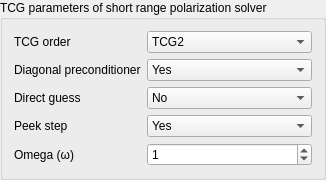
           <widget class="CollapsingGroupboxWidget" name="groupBoxTcgShortParameters">
            <property name="title">
             <string>TCG parameters of short range polarization solver</string>
            </property>
            <layout class="QVBoxLayout" name="verticalLayout_5">
             <item>
              <widget class="QWidget" name="widgetTcgParametersShort" native="true">
               <layout class="QVBoxLayout" name="verticalLayout_8">
                <property name="leftMargin">
                 <number>0</number>
                </property>
                <property name="topMargin">
                 <number>0</number>
                </property>
                <property name="rightMargin">
                 <number>0</number>
                </property>
                <property name="bottomMargin">
                 <number>0</number>
                </property>
                <item>
                 <layout class="QHBoxLayout" name="horizontalLayout_18" stretch="1,0">
                  <item>
                   <widget class="QLabel" name="labelTcgOrderShort">
                    <property name="text">
                     <string>TCG order</string>
                    </property>
                   </widget>
                  </item>
                  <item>
                   <widget class="QComboBox" name="comboBoxTcgOrderShort">
                    <property name="minimumSize">
                     <size>
                      <width>165</width>
                      <height>0</height>
                     </size>
                    </property>
                    <property name="maximumSize">
                     <size>
                      <width>165</width>
                      <height>16777215</height>
                     </size>
                    </property>
                    <item>
                     <property name="text">
                      <string>TCG2</string>
                     </property>
                    </item>
                    <item>
                     <property name="text">
                      <string>TCG1</string>
                     </property>
                    </item>
                   </widget>
                  </item>
                 </layout>
                </item>
                <item>
                 <layout class="QHBoxLayout" name="horizontalLayout_22" stretch="1,0">
                  <item>
                   <widget class="QLabel" name="labelDiagPrecShort">
                    <property name="toolTip">
                     <string>&lt;html&gt;&lt;head/&gt;&lt;body&gt;&lt;p&gt;&lt;span style=&quot; font-size:9pt;&quot;&gt;Use of a diagonal preconditioner, default is yes.&lt;/span&gt;&lt;/p&gt;&lt;/body&gt;&lt;/html&gt;</string>
                    </property>
                    <property name="text">
                     <string>Diagonal preconditioner</string>
                    </property>
                   </widget>
                  </item>
                  <item>
                   <widget class="QComboBox" name="comboBoxDiagPrecShort">
                    <property name="minimumSize">
                     <size>
                      <width>165</width>
                      <height>0</height>
                     </size>
                    </property>
                    <property name="maximumSize">
                     <size>
                      <width>165</width>
                      <height>16777215</height>
                     </size>
                    </property>
                    <property name="toolTip">
                     <string>&lt;html&gt;&lt;head/&gt;&lt;body&gt;&lt;p&gt;&lt;span style=&quot; font-size:9pt;&quot;&gt;Use of a diagonal preconditioner, default is yes.&lt;/span&gt;&lt;/p&gt;&lt;/body&gt;&lt;/html&gt;</string>
                    </property>
                    <item>
                     <property name="text">
                      <string>Yes</string>
                     </property>
                    </item>
                    <item>
                     <property name="text">
                      <string>No</string>
                     </property>
                    </item>
                   </widget>
                  </item>
                 </layout>
                </item>
                <item>
                 <layout class="QHBoxLayout" name="horizontalLayout_20" stretch="1,0">
                  <item>
                   <widget class="QLabel" name="labelTcgGuessShort">
                    <property name="toolTip">
                     <string>&lt;html&gt;&lt;head/&gt;&lt;body&gt;&lt;p&gt;&lt;span style=&quot; font-size:9pt;&quot;&gt;Use of a ”direct guess” (polarizability x permanent electric field) as a guess., default is no.&lt;/span&gt;&lt;/p&gt;&lt;/body&gt;&lt;/html&gt;</string>
                    </property>
                    <property name="text">
                     <string>Direct guess</string>
                    </property>
                   </widget>
                  </item>
                  <item>
                   <widget class="QComboBox" name="comboBoxTcgGuessShort">
                    <property name="minimumSize">
                     <size>
                      <width>165</width>
                      <height>0</height>
                     </size>
                    </property>
                    <property name="maximumSize">
                     <size>
                      <width>165</width>
                      <height>16777215</height>
                     </size>
                    </property>
                    <property name="toolTip">
                     <string>&lt;html&gt;&lt;head/&gt;&lt;body&gt;&lt;p&gt;&lt;span style=&quot; font-size:9pt;&quot;&gt;Use of a ”direct guess” (polarizability x permanent electric field) as a guess., default is no.&lt;/span&gt;&lt;/p&gt;&lt;/body&gt;&lt;/html&gt;</string>
                    </property>
                    <item>
                     <property name="text">
                      <string>No</string>
                     </property>
                    </item>
                    <item>
                     <property name="text">
                      <string>Yes</string>
                     </property>
                    </item>
                   </widget>
                  </item>
                 </layout>
                </item>
                <item>
                 <layout class="QHBoxLayout" name="horizontalLayout_21" stretch="1,0">
                  <item>
                   <widget class="QLabel" name="labelTcgPeekShort">
                    <property name="toolTip">
                     <string>&lt;html&gt;&lt;head/&gt;&lt;body&gt;&lt;p&gt;&lt;span style=&quot; font-size:9pt;&quot;&gt;Use of a peek step, default is yes. When a peek step is used, a Jacobi Over Relaxation (JOR) is applied to the TCG values of the dipoles with a parameter &lt;/span&gt;&lt;span style=&quot; font-family:'Arial Unicode MS','DejaVu Sans','Athena','Gentium','Palatino Linotype','Lucida Sans Unicode','Lucida Grande','Code2000','sans-serif'; font-size:14px; color:#202122; background-color:#fcfcfc;&quot;&gt;ω.&lt;/span&gt;&lt;span style=&quot; font-size:9pt;&quot;&gt; By default, this value is &lt;/span&gt;&lt;span style=&quot; font-family:'Arial Unicode MS','DejaVu Sans','Athena','Gentium','Palatino Linotype','Lucida Sans Unicode','Lucida Grande','Code2000','sans-serif'; font-size:14px; color:#202122; background-color:#fcfcfc;&quot;&gt;ω&lt;/span&gt;&lt;span style=&quot; font-size:9pt;&quot;&gt; = 1. (regular Jacobi step) but the following keywords can modify this.&lt;/span&gt;&lt;/p&gt;&lt;/body&gt;&lt;/html&gt;</string>
                    </property>
                    <property name="text">
                     <string>Peek step</string>
                    </property>
                   </widget>
                  </item>
                  <item>
                   <widget class="QComboBox" name="comboBoxTcgPeekShort">
                    <property name="minimumSize">
                     <size>
                      <width>165</width>
                      <height>0</height>
                     </size>
                    </property>
                    <property name="maximumSize">
                     <size>
                      <width>165</width>
                      <height>16777215</height>
                     </size>
                    </property>
                    <property name="toolTip">
                     <string>&lt;html&gt;&lt;head/&gt;&lt;body&gt;&lt;p&gt;&lt;span style=&quot; font-size:9pt;&quot;&gt;Use of a peek step, default is yes. When a peek step is used, a Jacobi Over Relaxation (JOR) is applied to the TCG values of the dipoles with a parameter &lt;/span&gt;&lt;span style=&quot; font-family:'Arial Unicode MS','DejaVu Sans','Athena','Gentium','Palatino Linotype','Lucida Sans Unicode','Lucida Grande','Code2000','sans-serif'; font-size:14px; color:#202122; background-color:#fcfcfc;&quot;&gt;ω.&lt;/span&gt;&lt;span style=&quot; font-size:9pt;&quot;&gt; By default, this value is &lt;/span&gt;&lt;span style=&quot; font-family:'Arial Unicode MS','DejaVu Sans','Athena','Gentium','Palatino Linotype','Lucida Sans Unicode','Lucida Grande','Code2000','sans-serif'; font-size:14px; color:#202122; background-color:#fcfcfc;&quot;&gt;ω&lt;/span&gt;&lt;span style=&quot; font-size:9pt;&quot;&gt; = 1. (regular Jacobi step) but the following keywords can modify this.&lt;/span&gt;&lt;/p&gt;&lt;/body&gt;&lt;/html&gt;</string>
                    </property>
                    <item>
                     <property name="text">
                      <string>Yes</string>
                     </property>
                    </item>
                    <item>
                     <property name="text">
                      <string>No</string>
                     </property>
                    </item>
                   </widget>
                  </item>
                 </layout>
                </item>
                <item>
                 <layout class="QHBoxLayout" name="horizontalLayout_19" stretch="1,0">
                  <item>
                   <widget class="QLabel" name="labelTcgOmegaShort">
                    <property name="toolTip">
                     <string>&lt;html&gt;&lt;head/&gt;&lt;body&gt;&lt;p&gt;&lt;span style=&quot; font-size:9pt;&quot;&gt;Value of the ω parameter&lt;/span&gt;&lt;/p&gt;&lt;/body&gt;&lt;/html&gt;</string>
                    </property>
                    <property name="text">
                     <string>Omega (ω)</string>
                    </property>
                   </widget>
                  </item>
                  <item>
                   <widget class="QSpinBox" name="spinBoxTcgOmegaShort">
                    <property name="minimumSize">
                     <size>
                      <width>165</width>
                      <height>0</height>
                     </size>
                    </property>
                    <property name="maximumSize">
                     <size>
                      <width>165</width>
                      <height>16777215</height>
                     </size>
                    </property>
                    <property name="toolTip">
                     <string>&lt;html&gt;&lt;head/&gt;&lt;body&gt;&lt;p&gt;&lt;span style=&quot; font-size:9pt;&quot;&gt;Value of the ω parameter&lt;/span&gt;&lt;/p&gt;&lt;/body&gt;&lt;/html&gt;</string>
                    </property>
                    <property name="value">
                     <number>1</number>
                    </property>
                   </widget>
                  </item>
                 </layout>
                </item>
               </layout>
              </widget>
             </item>
            </layout>
           </widget>
